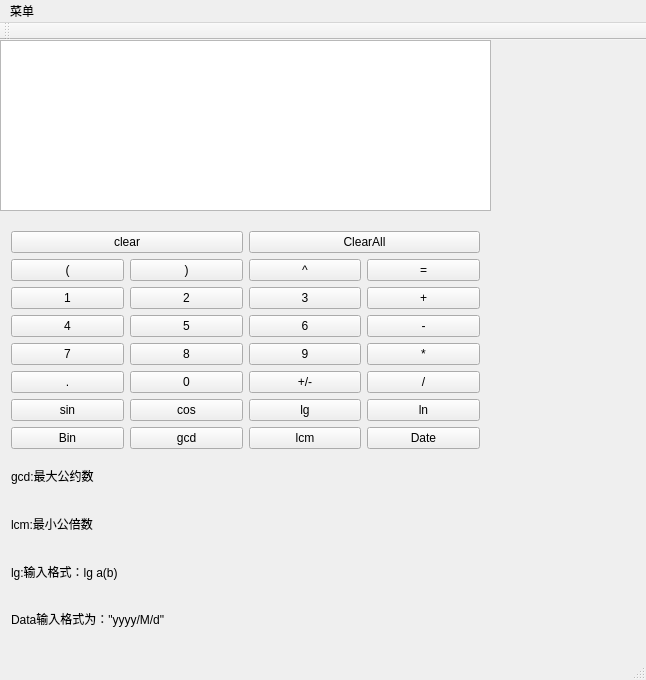
<?xml version="1.0" encoding="UTF-8"?>
<ui version="4.0">
 <class>MainWindow</class>
 <widget class="QMainWindow" name="MainWindow">
  <property name="geometry">
   <rect>
    <x>0</x>
    <y>0</y>
    <width>646</width>
    <height>680</height>
   </rect>
  </property>
  <property name="windowTitle">
   <string>MainWindow</string>
  </property>
  <widget class="QWidget" name="centralWidget">
   <widget class="QTextEdit" name="textEdit">
    <property name="geometry">
     <rect>
      <x>0</x>
      <y>0</y>
      <width>491</width>
      <height>171</height>
     </rect>
    </property>
   </widget>
   <widget class="QWidget" name="layoutWidget">
    <property name="geometry">
     <rect>
      <x>0</x>
      <y>180</y>
      <width>491</width>
      <height>431</height>
     </rect>
    </property>
    <layout class="QGridLayout" name="gridLayout">
     <item row="0" column="0" colspan="2">
      <widget class="QPushButton" name="clearBtn">
       <property name="text">
        <string>clear</string>
       </property>
      </widget>
     </item>
     <item row="0" column="2" colspan="2">
      <widget class="QPushButton" name="clearAllBtn">
       <property name="text">
        <string>ClearAll</string>
       </property>
      </widget>
     </item>
     <item row="1" column="0">
      <widget class="QPushButton" name="leftBracketBtn">
       <property name="text">
        <string>(</string>
       </property>
      </widget>
     </item>
     <item row="1" column="1">
      <widget class="QPushButton" name="rightBracketBtn">
       <property name="text">
        <string>)</string>
       </property>
      </widget>
     </item>
     <item row="1" column="2">
      <widget class="QPushButton" name="powBtn">
       <property name="text">
        <string>^</string>
       </property>
      </widget>
     </item>
     <item row="1" column="3">
      <widget class="QPushButton" name="equalBtn">
       <property name="text">
        <string>=</string>
       </property>
      </widget>
     </item>
     <item row="2" column="0">
      <widget class="QPushButton" name="digitBtn1">
       <property name="text">
        <string>1</string>
       </property>
      </widget>
     </item>
     <item row="2" column="1">
      <widget class="QPushButton" name="digitBtn2">
       <property name="text">
        <string>2</string>
       </property>
      </widget>
     </item>
     <item row="2" column="2">
      <widget class="QPushButton" name="digitBtn3">
       <property name="text">
        <string>3</string>
       </property>
      </widget>
     </item>
     <item row="2" column="3">
      <widget class="QPushButton" name="addBtn">
       <property name="text">
        <string>+</string>
       </property>
      </widget>
     </item>
     <item row="3" column="0">
      <widget class="QPushButton" name="digitBtn4">
       <property name="text">
        <string>4</string>
       </property>
      </widget>
     </item>
     <item row="3" column="1">
      <widget class="QPushButton" name="digitBtn5">
       <property name="text">
        <string>5</string>
       </property>
      </widget>
     </item>
     <item row="3" column="2">
      <widget class="QPushButton" name="digitBtn6">
       <property name="text">
        <string>6</string>
       </property>
      </widget>
     </item>
     <item row="3" column="3">
      <widget class="QPushButton" name="subtractionBtn">
       <property name="text">
        <string>-</string>
       </property>
      </widget>
     </item>
     <item row="4" column="0">
      <widget class="QPushButton" name="digitBtn7">
       <property name="text">
        <string>7</string>
       </property>
      </widget>
     </item>
     <item row="4" column="1">
      <widget class="QPushButton" name="digitBtn8">
       <property name="text">
        <string>8</string>
       </property>
      </widget>
     </item>
     <item row="4" column="2">
      <widget class="QPushButton" name="digitBtn9">
       <property name="text">
        <string>9</string>
       </property>
      </widget>
     </item>
     <item row="4" column="3">
      <widget class="QPushButton" name="multiplicationBtn">
       <property name="text">
        <string>*</string>
       </property>
      </widget>
     </item>
     <item row="5" column="0">
      <widget class="QPushButton" name="pointBtn">
       <property name="text">
        <string>.</string>
       </property>
      </widget>
     </item>
     <item row="5" column="1">
      <widget class="QPushButton" name="digitBtn0">
       <property name="text">
        <string>0</string>
       </property>
      </widget>
     </item>
     <item row="5" column="2">
      <widget class="QPushButton" name="signBtn">
       <property name="text">
        <string>+/-</string>
       </property>
      </widget>
     </item>
     <item row="5" column="3">
      <widget class="QPushButton" name="divisionBtn">
       <property name="text">
        <string>/</string>
       </property>
      </widget>
     </item>
     <item row="6" column="0">
      <widget class="QPushButton" name="sinBtn">
       <property name="text">
        <string>sin</string>
       </property>
      </widget>
     </item>
     <item row="6" column="1">
      <widget class="QPushButton" name="cosBtn">
       <property name="text">
        <string>cos</string>
       </property>
      </widget>
     </item>
     <item row="6" column="2">
      <widget class="QPushButton" name="logBtn">
       <property name="text">
        <string>lg</string>
       </property>
      </widget>
     </item>
     <item row="6" column="3">
      <widget class="QPushButton" name="lnBtn">
       <property name="text">
        <string>ln</string>
       </property>
      </widget>
     </item>
     <item row="7" column="0">
      <widget class="QPushButton" name="binBtn">
       <property name="text">
        <string>Bin</string>
       </property>
      </widget>
     </item>
     <item row="7" column="1">
      <widget class="QPushButton" name="gcdBtn">
       <property name="text">
        <string>gcd</string>
       </property>
      </widget>
     </item>
     <item row="7" column="2">
      <widget class="QPushButton" name="lcmBtn">
       <property name="text">
        <string>lcm</string>
       </property>
      </widget>
     </item>
     <item row="7" column="3">
      <widget class="QPushButton" name="DateBtn">
       <property name="text">
        <string>Date</string>
       </property>
      </widget>
     </item>
     <item row="8" column="0">
      <widget class="QLabel" name="label">
       <property name="text">
        <string>gcd:最大公约数</string>
       </property>
      </widget>
     </item>
     <item row="9" column="0">
      <widget class="QLabel" name="label_2">
       <property name="text">
        <string>lcm:最小公倍数</string>
       </property>
      </widget>
     </item>
     <item row="10" column="0" colspan="2">
      <widget class="QLabel" name="label_3">
       <property name="text">
        <string>lg:输入格式：lg a(b)</string>
       </property>
      </widget>
     </item>
     <item row="11" column="0" colspan="2">
      <widget class="QLabel" name="label_4">
       <property name="text">
        <string>Data输入格式为：&quot;yyyy/M/d&quot;</string>
       </property>
      </widget>
     </item>
    </layout>
   </widget>
  </widget>
  <widget class="QMenuBar" name="menuBar">
   <property name="geometry">
    <rect>
     <x>0</x>
     <y>0</y>
     <width>646</width>
     <height>26</height>
    </rect>
   </property>
   <widget class="QMenu" name="menu">
    <property name="title">
     <string>菜单</string>
    </property>
    <addaction name="action_v"/>
    <addaction name="action"/>
    <addaction name="action_2"/>
    <addaction name="action_3"/>
   </widget>
   <addaction name="menu"/>
  </widget>
  <widget class="QToolBar" name="mainToolBar">
   <attribute name="toolBarArea">
    <enum>TopToolBarArea</enum>
   </attribute>
   <attribute name="toolBarBreak">
    <bool>false</bool>
   </attribute>
  </widget>
  <widget class="QStatusBar" name="statusBar"/>
  <action name="action_v">
   <property name="text">
    <string>粘贴</string>
   </property>
  </action>
  <action name="action">
   <property name="text">
    <string>历史记录</string>
   </property>
  </action>
  <action name="action_2">
   <property name="text">
    <string>清除记录</string>
   </property>
  </action>
  <action name="action_3">
   <property name="checkable">
    <bool>true</bool>
   </property>
   <property name="text">
    <string>科学计算器</string>
   </property>
  </action>
 </widget>
 <layoutdefault spacing="6" margin="11"/>
 <resources/>
 <connections/>
</ui>
